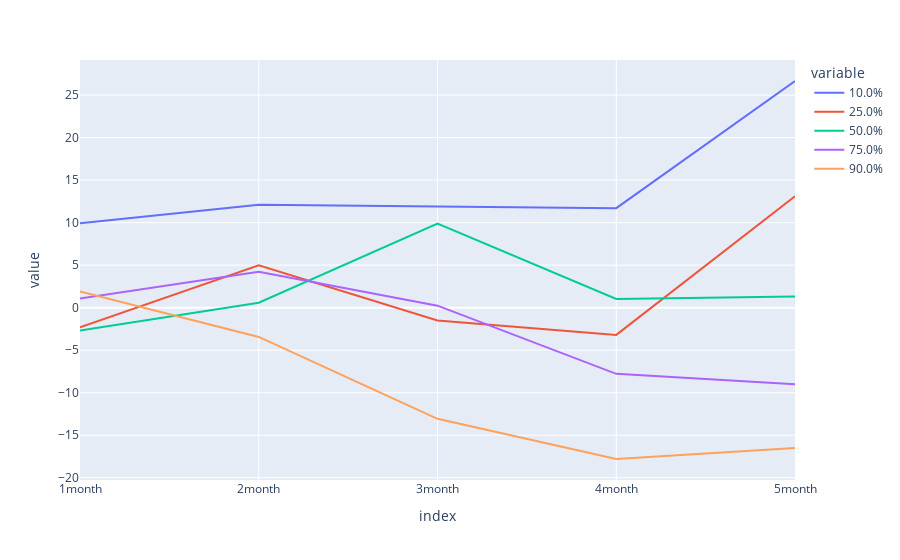

The cell this chart's notebook holds for it:
### Code cell
to_upward.get_simret(balance_df,balance)

### Figure 1 — Plotly figure (JSON) as saved in the notebook; plotly's stock layout.template omitted (floating-point values rounded to 4 significant figures)
{"data": [{"hovertemplate": "variable=10.0%<br>index=%{x}<br>value=%{y}<extra></extra>", "legendgroup": "10.0%", "line": {"color": "#636efa", "dash": "solid"}, "marker": {"symbol": "circle"}, "mode": "lines", "name": "10.0%", "orientation": "v", "showlegend": true, "type": "scatter", "x": ["1month", "2month", "3month", "4month", "5month"], "xaxis": "x", "y": [9.92, 12.11, 11.9, 11.7, 26.66], "yaxis": "y"}, {"hovertemplate": "variable=25.0%<br>index=%{x}<br>value=%{y}<extra></extra>", "legendgroup": "25.0%", "line": {"color": "#EF553B", "dash": "solid"}, "marker": {"symbol": "circle"}, "mode": "lines", "name": "25.0%", "orientation": "v", "showlegend": true, "type": "scatter", "x": ["1month", "2month", "3month", "4month", "5month"], "xaxis": "x", "y": [-2.302, 4.977, -1.506, -3.202, 13.1], "yaxis": "y"}, {"hovertemplate": "variable=50.0%<br>index=%{x}<br>value=%{y}<extra></extra>", "legendgroup": "50.0%", "line": {"color": "#00cc96", "dash": "solid"}, "marker": {"symbol": "circle"}, "mode": "lines", "name": "50.0%", "orientation": "v", "showlegend": true, "type": "scatter", "x": ["1month", "2month", "3month", "4month", "5month"], "xaxis": "x", "y": [-2.696, 0.5762, 9.892, 1.026, 1.315], "yaxis": "y"}, {"hovertemplate": "variable=75.0%<br>index=%{x}<br>value=%{y}<extra></extra>", "legendgroup": "75.0%", "line": {"color": "#ab63fa", "dash": "solid"}, "marker": {"symbol": "circle"}, "mode": "lines", "name": "75.0%", "orientation": "v", "showlegend": true, "type": "scatter", "x": ["1month", "2month", "3month", "4month", "5month"], "xaxis": "x", "y": [1.082, 4.22, 0.2388, -7.782, -9.005], "yaxis": "y"}, {"hovertemplate": "variable=90.0%<br>index=%{x}<br>value=%{y}<extra></extra>", "legendgroup": "90.0%", "line": {"color": "#FFA15A", "dash": "solid"}, "marker": {"symbol": "circle"}, "mode": "lines", "name": "90.0%", "orientation": "v", "showlegend": true, "type": "scatter", "x": ["1month", "2month", "3month", "4month", "5month"], "xaxis": "x", "y": [1.894, -3.439, -13.07, -17.8, -16.52], "yaxis": "y"}], "layout": {"legend": {"title": {"text": "variable"}, "tracegroupgap": 0}, "margin": {"t": 60}, "xaxis": {"anchor": "y", "domain": [0, 1], "title": {"text": "index"}}, "yaxis": {"anchor": "x", "domain": [0, 1], "title": {"text": "value"}}}}
